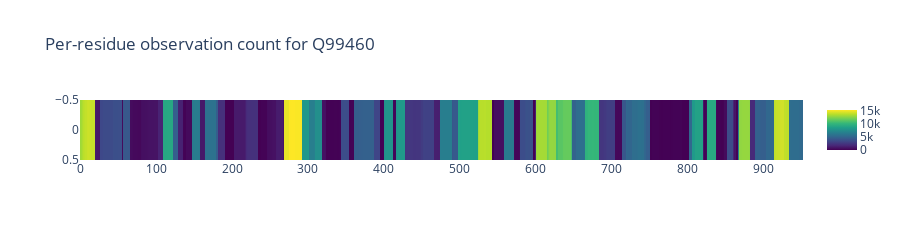

The notebook cell saved with this chart:
### Code cell
# plot heatmap of peptide observation counts 
# plot heatmap of peptide observation counts normalized by length of peptide

import plotly.express as px

fig = px.imshow(
    np.array([counts]),
    color_continuous_scale="Viridis",
    title=f"Per-residue observation count for {uniprot_id}",
    height=200,

    # autoscale to height
    aspect="auto",
)
fig.show()

### Figure 1 — Plotly figure (JSON) as saved in the notebook; plotly's stock layout.template omitted (floating-point values rounded to 4 significant figures; data arrays with more than 128 entries replaced by an {"elided": "..."} marker saying what was removed)
{"data": [{"coloraxis": "coloraxis", "hovertemplate": "x: %{x}<br>y: %{y}<br>color: %{z}<extra></extra>", "name": "0", "type": "heatmap", "xaxis": "x", "yaxis": "y", "z": {"elided": "1x953 int values"}}], "layout": {"coloraxis": {"colorscale": [[0, "#440154"], [0.1111, "#482878"], [0.2222, "#3e4989"], [0.3333, "#31688e"], [0.4444, "#26828e"], [0.5556, "#1f9e89"], [0.6667, "#35b779"], [0.7778, "#6ece58"], [0.8889, "#b5de2b"], [1, "#fde725"]]}, "height": 200, "title": {"text": "Per-residue observation count for Q99460"}, "xaxis": {"anchor": "y", "domain": [0, 1]}, "yaxis": {"anchor": "x", "autorange": "reversed", "domain": [0, 1]}}}
